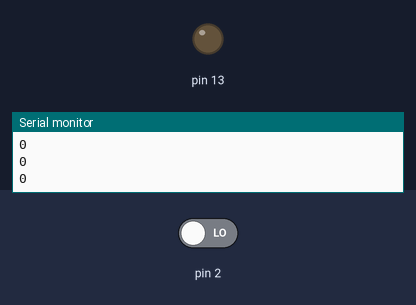
Simulated run of this sketch. Board: Arduino Uno, built with avr-gcc and run on an emulated ATmega328P. Parts: output pins drawn as LEDs (lit = HIGH), the last lines printed to the serial monitor. The inputs (shaded band) are chosen by the test bench; at power-on: pin 2 LOW.

Above: at 1.2 s.
1.3 s: pin 2 driven HIGH
At 1.7 s:
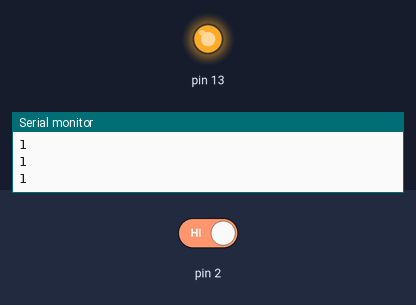
2.8 s: pin 2 driven LOW
At 4.2 s:
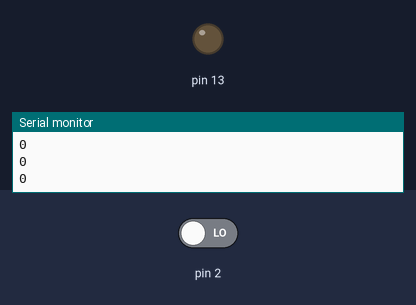
Timing chart, 0 to 5.8 s (numbered marks = the images above; inputs shaded):
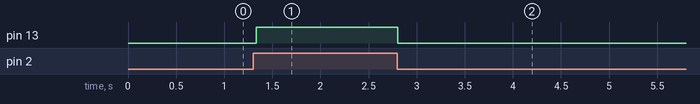

The sketch:

sketch_march26a.ino
```cpp
// Visual Micro is in vMicro>General>Tutorial Mode
//
/*
    Name:       sketch_march26a.ino
    Created:	26-Mar-19 4:34:38 PM
    Author:     KOMP\Komp-PC
*/


void setup()
{
	pinMode(2, INPUT);
	pinMode(13, OUTPUT);
	Serial.begin(9600);
}
boolean prev_state = 1, current, q = 0;

// Add the main program code into the continuous loop() function
void loop()
{
	digitalWrite(13, digitalRead(2));
	Serial.println(digitalRead(2));
	delay(70);
}
/*
	if (current != prevState)
	{
	delay(20);
	currentState = digitalRead(2);
	}
	prevState = current;

	if (current == 0 && flag == 0){
	digitaWrite(13, q= !q);
	}
*/
```

Measured:
- after the input at 1.3 s, pin 13: LOW → HIGH at once
- after the input at 2.8 s, pin 13: HIGH → LOW at once
